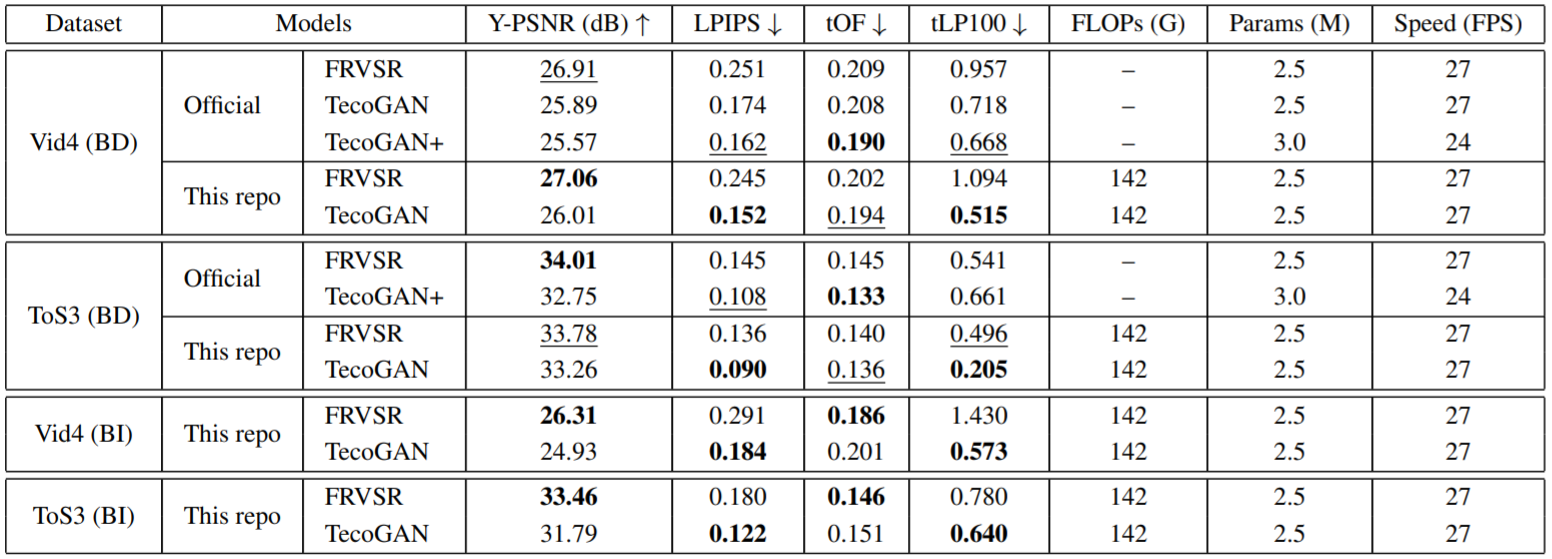
#> input picture resources/benchmark.png, 1552 x 559 px; its folder holds only this picture in this run
$ python -i resize_BD_BI.py   (imports and definitions only)
#> lines starting #> are read from the running program, lines starting #| are printed output that depends on the picture
import os
import os.path as osp
import glob
from multiprocessing import Pool

import numpy as np
import cv2


# setup params
# default settings
scale = 4  # downsampling scale
sigma = 1.5
ksize = 1 + 2 * int(sigma * 3.0)
# to be modified

dataset = 'Gvt72'
degrade_mode = 'BD' # 'BD' or 'BI'

n_process = 16  # the number of process to be used for downsampling
filepaths = glob.glob('../data/{}/GT/*/*.png'.format(dataset))
gt_dir_idx = 'GT'
lr_dir_idx = 'Gaussian4xLR' if degrade_mode=='BD' else 'Bicubic4xLR'


def downsample_worker(filepath, mode='BD'):
    # log
#> called with filepath = '../resources/benchmark.png', mode = 'BD'
    print('Mode:{}, Processing {}'.format(mode, filepath))

    # setup dirs
    gt_folder, img_idx = osp.split(filepath)
    lr_folder = gt_folder.replace(gt_dir_idx, lr_dir_idx)

    # read image
    img = cv2.imread(filepath)  # hwc|bgr|uint8
#> img is the input picture: shape (559, 1552, 3); mean B, G, R 233.9, 233.9, 233.9

    # dowmsample
    if mode == 'BI':
        img_lr = cv2.resize(img, dsize=(0,0), fx=1/scale, fy=1/scale, interpolation=cv2.INTER_CUBIC)

    else: # mode=='BD / default
        img_blur = cv2.GaussianBlur(img, (ksize, ksize), sigmaX=sigma)
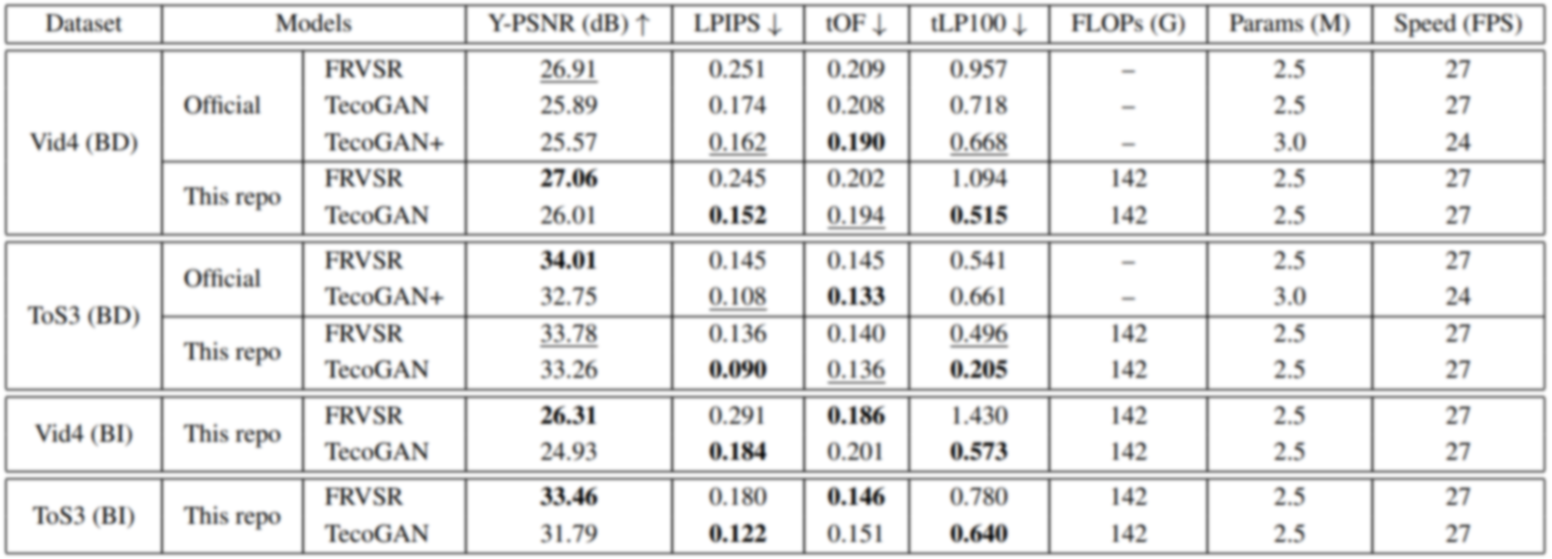
#> img_blur: shape (559, 1552, 3); mean B, G, R 233.9, 233.9, 233.9
        img_lr = img_blur[::scale, ::scale, ::]
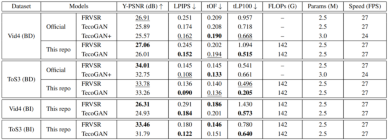
#> img_lr: shape (140, 388, 3); mean B, G, R 234.1, 234.1, 234.1

    # save image
    cv2.imwrite(osp.join(lr_folder, img_idx), img_lr)


# [18 lines not run here, left out]

>>> result = downsample_worker('../resources/benchmark.png')
